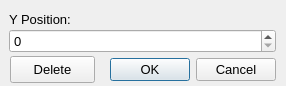
<?xml version="1.0" encoding="UTF-8"?>
<ui version="4.0">
 <class>horizGuideDialog</class>
 <widget class="QDialog" name="horizGuideDialog">
  <property name="geometry">
   <rect>
    <x>0</x>
    <y>0</y>
    <width>286</width>
    <height>86</height>
   </rect>
  </property>
  <property name="font">
   <font>
    <pointsize>10</pointsize>
   </font>
  </property>
  <property name="windowTitle">
   <string>Horizontal Guideline</string>
  </property>
  <property name="modal">
   <bool>true</bool>
  </property>
  <widget class="QDialogButtonBox" name="buttonBox">
   <property name="geometry">
    <rect>
     <x>100</x>
     <y>56</y>
     <width>176</width>
     <height>27</height>
    </rect>
   </property>
   <property name="orientation">
    <enum>Qt::Horizontal</enum>
   </property>
   <property name="standardButtons">
    <set>QDialogButtonBox::Cancel|QDialogButtonBox::Ok</set>
   </property>
  </widget>
  <widget class="QWidget" name="layoutWidget">
   <property name="geometry">
    <rect>
     <x>9</x>
     <y>9</y>
     <width>267</width>
     <height>44</height>
    </rect>
   </property>
   <layout class="QGridLayout" name="gridLayout">
    <property name="spacing">
     <number>0</number>
    </property>
    <item row="0" column="0">
     <widget class="QLabel" name="labelName">
      <property name="font">
       <font>
        <pointsize>10</pointsize>
       </font>
      </property>
      <property name="text">
       <string>Y Position:</string>
      </property>
     </widget>
    </item>
    <item row="1" column="0">
     <widget class="QSpinBox" name="spinBox">
      <property name="maximum">
       <number>9999</number>
      </property>
     </widget>
    </item>
   </layout>
  </widget>
  <widget class="QPushButton" name="deleteButton">
   <property name="geometry">
    <rect>
     <x>10</x>
     <y>56</y>
     <width>85</width>
     <height>27</height>
    </rect>
   </property>
   <property name="text">
    <string>Delete</string>
   </property>
  </widget>
 </widget>
 <tabstops>
  <tabstop>buttonBox</tabstop>
 </tabstops>
 <resources/>
 <connections>
  <connection>
   <sender>buttonBox</sender>
   <signal>accepted()</signal>
   <receiver>horizGuideDialog</receiver>
   <slot>accept()</slot>
   <hints>
    <hint type="sourcelabel">
     <x>248</x>
     <y>254</y>
    </hint>
    <hint type="destinationlabel">
     <x>157</x>
     <y>274</y>
    </hint>
   </hints>
  </connection>
  <connection>
   <sender>buttonBox</sender>
   <signal>rejected()</signal>
   <receiver>horizGuideDialog</receiver>
   <slot>reject()</slot>
   <hints>
    <hint type="sourcelabel">
     <x>316</x>
     <y>260</y>
    </hint>
    <hint type="destinationlabel">
     <x>286</x>
     <y>274</y>
    </hint>
   </hints>
  </connection>
 </connections>
</ui>
